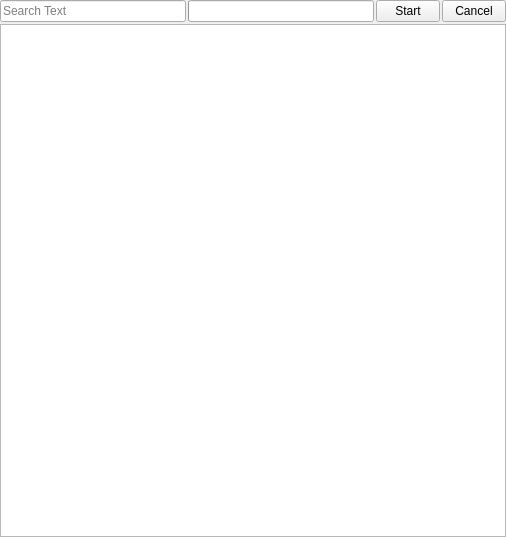
<?xml version="1.0" encoding="UTF-8"?>
<ui version="4.0">
 <class>csPdfUiSearchWidget</class>
 <widget class="QWidget" name="csPdfUiSearchWidget">
  <property name="geometry">
   <rect>
    <x>0</x>
    <y>0</y>
    <width>506</width>
    <height>537</height>
   </rect>
  </property>
  <property name="windowTitle">
   <string>Form</string>
  </property>
  <layout class="QVBoxLayout" name="verticalLayout">
   <property name="spacing">
    <number>2</number>
   </property>
   <property name="leftMargin">
    <number>0</number>
   </property>
   <property name="topMargin">
    <number>0</number>
   </property>
   <property name="rightMargin">
    <number>0</number>
   </property>
   <property name="bottomMargin">
    <number>0</number>
   </property>
   <item>
    <layout class="QHBoxLayout" name="horizontalLayout">
     <property name="spacing">
      <number>2</number>
     </property>
     <item>
      <widget class="QLineEdit" name="searchEdit">
       <property name="placeholderText">
        <string>Search Text</string>
       </property>
       <property name="clearButtonEnabled">
        <bool>true</bool>
       </property>
      </widget>
     </item>
     <item>
      <widget class="QProgressBar" name="progressBar">
       <property name="value">
        <number>0</number>
       </property>
       <property name="textVisible">
        <bool>false</bool>
       </property>
      </widget>
     </item>
     <item>
      <widget class="QPushButton" name="startButton">
       <property name="sizePolicy">
        <sizepolicy hsizetype="Fixed" vsizetype="Fixed">
         <horstretch>0</horstretch>
         <verstretch>0</verstretch>
        </sizepolicy>
       </property>
       <property name="minimumSize">
        <size>
         <width>64</width>
         <height>0</height>
        </size>
       </property>
       <property name="maximumSize">
        <size>
         <width>64</width>
         <height>16777215</height>
        </size>
       </property>
       <property name="text">
        <string>Start</string>
       </property>
      </widget>
     </item>
     <item>
      <widget class="QPushButton" name="cancelButton">
       <property name="sizePolicy">
        <sizepolicy hsizetype="Fixed" vsizetype="Fixed">
         <horstretch>0</horstretch>
         <verstretch>0</verstretch>
        </sizepolicy>
       </property>
       <property name="minimumSize">
        <size>
         <width>64</width>
         <height>0</height>
        </size>
       </property>
       <property name="maximumSize">
        <size>
         <width>64</width>
         <height>16777215</height>
        </size>
       </property>
       <property name="text">
        <string>Cancel</string>
       </property>
      </widget>
     </item>
    </layout>
   </item>
   <item>
    <widget class="QTableView" name="resultsView">
     <property name="editTriggers">
      <set>QAbstractItemView::NoEditTriggers</set>
     </property>
     <property name="alternatingRowColors">
      <bool>true</bool>
     </property>
     <property name="selectionMode">
      <enum>QAbstractItemView::SingleSelection</enum>
     </property>
     <property name="selectionBehavior">
      <enum>QAbstractItemView::SelectRows</enum>
     </property>
     <attribute name="horizontalHeaderVisible">
      <bool>true</bool>
     </attribute>
    </widget>
   </item>
  </layout>
 </widget>
 <tabstops>
  <tabstop>searchEdit</tabstop>
  <tabstop>startButton</tabstop>
  <tabstop>cancelButton</tabstop>
  <tabstop>resultsView</tabstop>
 </tabstops>
 <resources/>
 <connections/>
</ui>
